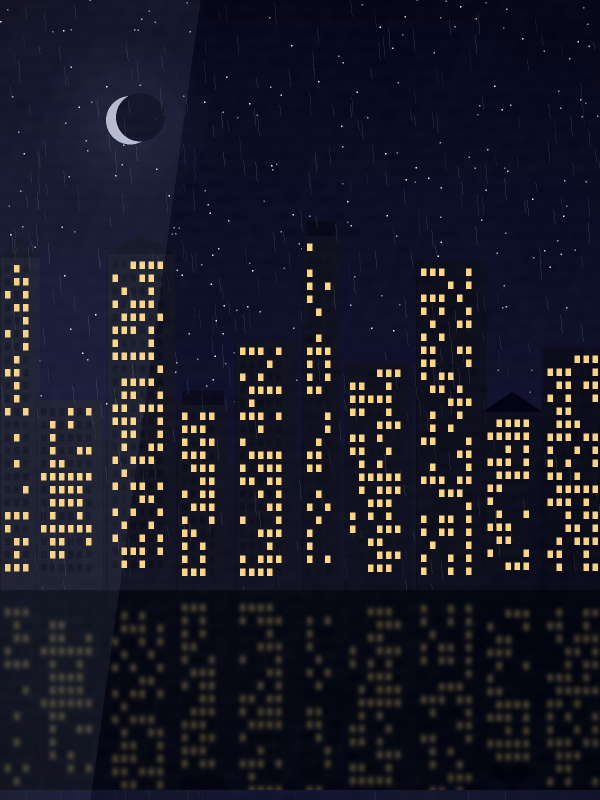
#> input picture levels/city/top.jpg, 1200 x 1600 px (shown at 1/2 size)
$ python prepare_levels.py
#> lines starting #> are read from the running program, lines starting #| are printed output that depends on the picture
#!/usr/bin/env python3
"""Scan public/levels/<id>/{top,bottom}.*, write thumbs and levels.json."""

from __future__ import annotations

import json
import re
import sys
from pathlib import Path

from PIL import Image

ROOT = Path(__file__).resolve().parents[1]
LEVELS_DIR = ROOT / "public" / "levels"
MANIFEST_PATH = ROOT / "manifest.json"
CATALOG_NAME = "levels.json"
ID_RE = re.compile(r"^[a-zA-Z0-9][a-zA-Z0-9_-]{0,62}$")
IMAGE_EXTS = (".jpg", ".jpeg", ".png", ".webp")
THUMB_SIZE = (360, 480)
THUMB_QUALITY = 78
MAX_RECOMMENDED_BYTES = 1_500_000


def find_image(folder: Path, stem: str) -> Path | None:
    for ext in IMAGE_EXTS:
        path = folder / f"{stem}{ext}"
        if path.is_file():
            return path
    return None


def rel(path: Path) -> str:
    return path.relative_to(LEVELS_DIR.parent).as_posix()


def cover_thumb(src: Path, dest: Path) -> None:
    im = Image.open(src)
    im = im.convert("RGB")
    # Honor EXIF orientation
    try:
        im = ImageOps_exif(im)
    except Exception:
        pass
    tw, th = THUMB_SIZE
    ir, cr = im.width / im.height, tw / th
    if ir > cr:
        nh = th
        nw = int(th * ir)
        resized = im.resize((nw, nh), Image.Resampling.LANCZOS)
        left = (nw - tw) // 2
        cropped = resized.crop((left, 0, left + tw, th))
    else:
        nw = tw
        nh = int(tw / ir)
        resized = im.resize((nw, nh), Image.Resampling.LANCZOS)
        top = (nh - th) // 2
        cropped = resized.crop((0, top, tw, top + th))
    dest.parent.mkdir(parents=True, exist_ok=True)
    cropped.save(dest, "JPEG", quality=THUMB_QUALITY, optimize=True, subsampling=2)


def ImageOps_exif(im: Image.Image) -> Image.Image:
    from PIL import ImageOps
    return ImageOps.exif_transpose(im) or im


def load_meta(folder: Path) -> dict:
    path = folder / "meta.json"
    if not path.is_file():
        return {}
    data = json.loads(path.read_text(encoding="utf-8"))
    if not isinstance(data, dict):
        raise SystemExit(f"{path} must be a JSON object")
    return data


def collect() -> list[dict]:
    if not LEVELS_DIR.is_dir():
        raise SystemExit(f"Missing {LEVELS_DIR}")
    entries: list[dict] = []
    warnings: list[str] = []
    for folder in sorted(p for p in LEVELS_DIR.iterdir() if p.is_dir()):
        if not ID_RE.match(folder.name):
            warnings.append(f"skip {folder.name}: id must match {ID_RE.pattern}")
            continue
        top = find_image(folder, "top")
        bottom = find_image(folder, "bottom")
        if not top or not bottom:
            warnings.append(f"skip {folder.name}: need top.(jpg|png|webp) and bottom.(jpg|png|webp)")
            continue
        for label, path in (("top", top), ("bottom", bottom)):
            size = path.stat().st_size
            if size > MAX_RECOMMENDED_BYTES:
                warnings.append(
                    f"warn {folder.name}/{path.name}: {size / 1024:.0f} KB exceeds recommended 1.5 MB"
                )
        meta = load_meta(folder)
        title = str(meta.get("title") or folder.name)
        titles = meta.get("titles") if isinstance(meta.get("titles"), dict) else {}
        titles = {str(k): str(v) for k, v in titles.items()}
        if "zh_CN" not in titles:
            titles["zh_CN"] = title
        default_effect = meta.get("defaultEffect")
        if default_effect is not None:
            default_effect = str(default_effect)
        order = meta.get("order")
        order_n = int(order) if isinstance(order, int) else 1000
        thumb = folder / "thumb.jpg"
        cover_thumb(top, thumb)
        entry = {
            "id": folder.name,
            "title": title,
            "titles": titles,
            "top": rel(top),
            "bottom": rel(bottom),
            "thumb": rel(thumb),
            "order": order_n,
        }
        if default_effect:
            entry["defaultEffect"] = default_effect
        entries.append(entry)
        print(f"  {folder.name}: {rel(top)} + {rel(bottom)} -> {rel(thumb)} ({thumb.stat().st_size} bytes)")
    for warning in warnings:
        print(warning, file=sys.stderr)
    entries.sort(key=lambda item: (item["order"], item["id"]))
    for item in entries:
        item.pop("order", None)
    if not entries:
        raise SystemExit("No levels found under public/levels/<id>/")
    return entries


def write_catalog(entries: list[dict]) -> Path:
    catalog = {"format": 1, "levels": entries}
    path = LEVELS_DIR / CATALOG_NAME
    path.write_text(json.dumps(catalog, ensure_ascii=False, indent=2) + "\n", encoding="utf-8")
    return path


def update_manifest(entries: list[dict]) -> None:
    assets = [f"levels/{CATALOG_NAME}"]
    for item in entries:
        for key in ("top", "bottom", "thumb"):
            assets.append(item[key])
    # unique, stable
    seen: set[str] = set()
    unique = []
    for path in assets:
        if path not in seen:
            seen.add(path)
            unique.append(path)
    if MANIFEST_PATH.is_file():
        manifest = json.loads(MANIFEST_PATH.read_text(encoding="utf-8"))
        manifest["assets"] = unique
        MANIFEST_PATH.write_text(json.dumps(manifest, ensure_ascii=False, indent=2) + "\n", encoding="utf-8")
        print(f"updated {MANIFEST_PATH.name} with {len(unique)} assets")


def main() -> None:
    print("Preparing levels…")
    entries = collect()
#> in cover_thumb, im is the input picture: PIL image 1200x1600 RGB; mean R, G, B 26.5, 26.9, 39.3
#> in cover_thumb, `resized = im.resize((nw, nh), Image.Resampling.LANCZOS)`:
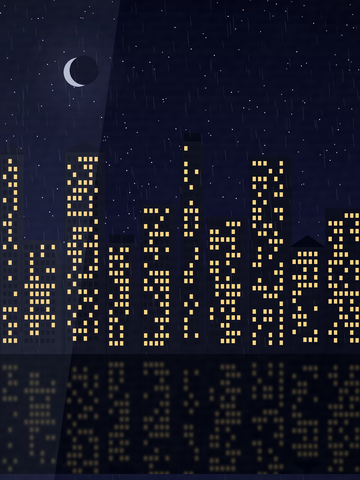
#> resized: PIL image 360x480 RGB; mean R, G, B 26.3, 26.9, 39.3
    catalog = write_catalog(entries)
    update_manifest(entries)
    print(f"wrote {catalog} ({len(entries)} levels)")


if __name__ == "__main__":
#> (the run stopped early here; a loop or call above may not have finished)
